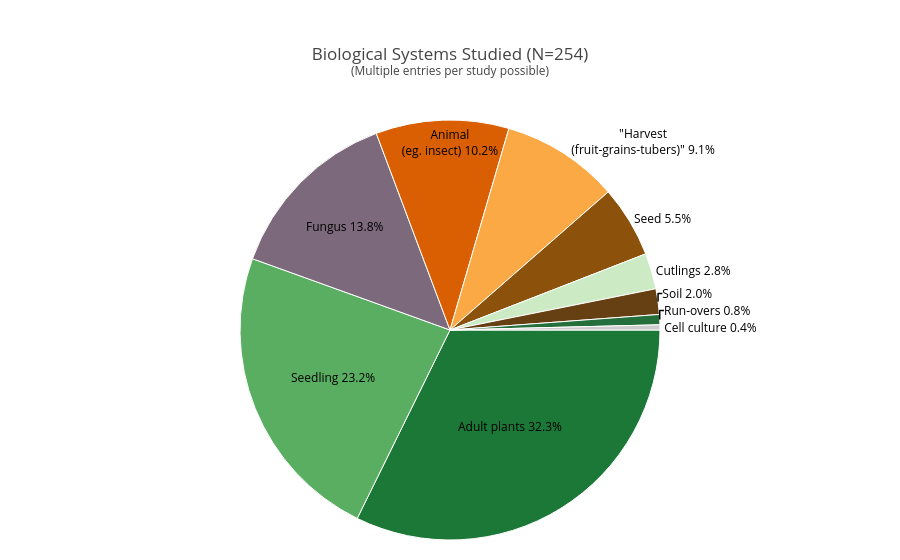

The code cell stored with this chart in its notebook:
### Markdown cell above
## Main Biological Systems

### Code cell
# Task: Create a pie chart like the "Country of corresponding author" chart for the column "Main biological system studied". Split multiple systems separated by commas and count each individually, except keep "Harvest (fruit, grains, tubers)" as a single, unsplit category.

# - Split comma-separated entries so each system is counted individually.
# - Preserve the phrase "Harvest (fruit, grains, tubers)" as one unit (do not split it).
# - Display a clean pie chart with percentages and a clear, informative title.

# 1) Warn about empty fields, then clean
for idx, row in df.iterrows():
    if pd.isna(row['Main biological system studied']) or str(row['Main biological system studied']).strip() == '':
        print(f"  RAWDATA CLEANUP NEEDED: Covidence #{row['Covidence #']} has empty biological system field")

bio_series = (
    df['Main biological system studied']
    .dropna()
    .astype(str)
    .str.strip()
    .replace({'N/A': 'Unknown'})
)

# 2) Protect the multi-word phrase so it doesn't get split by commas
protected_phrase = 'Harvest (fruit, grains, tubers)'
protected_placeholder = 'Harvest (fruit-grains-tubers)'  # temporary replacement (semicolons)

# Replace the protected phrase with a placeholder before splitting
bio_series = bio_series.str.replace(protected_phrase, protected_placeholder, regex=False)

# 3) Split by comma, explode into one value per row, and clean up
bio_exploded = (
    bio_series
    .str.split(',')  # split comma-separated values
    .explode()  # one value per row
    .astype(str)
    .str.strip()
)

# Restore the protected phrase and handle any remaining empties
bio_exploded = bio_exploded.replace({protected_placeholder: protected_phrase})
bio_exploded = bio_exploded[bio_exploded != '']

# 4) Aggregate counts and prepare labels/values
bio_counts = bio_exploded.value_counts()
bio_labels = bio_counts.index.tolist()
bio_values = bio_counts.values.tolist()

# 4b) Define intuitive colors matching labels
color_map = {
    'Adult plants': '#1b7837',  # dark green (mature plants)
    'Seedling': '#5aae61',  # medium green (young plants)
    'Seed': '#8c510a',  # brown (seeds)
    'Cutlings': '#ccebc5',  # pale green (cuttings)
    'Harvest (fruit, grains, tubers)': '#faa945',  # harvest -> golden/orange
    '"Harvest (fruit-grains-tubers)"': '#faa945',  # safeguard variant in data
    'Fungus': '#7c6a7c',  # purple (fungi)
    'Bacteria': '#2b8cbe',  # blue (bacteria)
    'Animal (eg. insect)': '#d95f02',  # orange (insects/animals)
    'Soil': '#664012',  # sark brown (soil)
    'Run-overs': '#246f3b',  # desaturated dark green (misc/other)
    'Unknown': '#bdbdbd'  # light gray (unknown)
}
bio_colors = [color_map.get(lbl, '#cccccc') for lbl in bio_labels]
bio_labels = [add_line_breaks_to_label(lbl, strategy='parentheses') for lbl in bio_labels]

# 5) Compute percentages and decide label placement (outside for small slices)
bio_total = int(sum(bio_values))
bio_percentages = [(v / bio_total) * 100 if bio_total else 0 for v in bio_values]
percentages_cutoff = 10
bio_text_positions = ['outside' if p < percentages_cutoff else 'inside' for p in bio_percentages]

# Create custom text with conditional formatting (inline for outside, two-line for inside)
bio_custom_text = []
for label, value in zip(bio_labels, bio_values):
    percent = (value / sum(bio_values)) * 100
    if percent < 10:  # Outside label - one line
        bio_custom_text.append(f'{label} {percent:.1f}%')
    else:  # Inside label - two lines
        bio_custom_text.append(f'{label} {percent:.1f}%')


# 6) Build the Plotly pie chart
bio_pie = go.Figure(
    data=[
        go.Pie(
            labels=bio_labels,
            values=bio_values,
            text=bio_custom_text,
            textinfo='text',
            textposition=bio_text_positions,  # inside for large slices, outside for small ones
            insidetextorientation='horizontal',
            sort=False,  # keep current order (by frequency)
            direction='clockwise',
            rotation=90,  # start at 12 o'clock
            marker=dict(colors=bio_colors, line=dict(color='white', width=1))
        )
    ]
)

bio_pie.update_traces(
     textfont=dict(size=12, color='black'),
     insidetextfont=dict(color='black'),
)
 

# 7) Style and title (include N and note multi-selection)
bio_pie.update_layout(
    title=f'Biological Systems Studied (N={bio_total})<br><sup>(Multiple entries per study possible)</sup>',
    showlegend=False,
    margin=dict(t=120, b=20, l=20, r=20)
)

# 8) Render and export
bio_pie.show()
bio_pie.write_image('main_bio_system_pie.png', width=800, height=600, scale=2)

### Figure 1 — Plotly figure (JSON) as saved in the notebook; plotly's stock layout.template omitted (floating-point values rounded to 4 significant figures)
{"data": [{"direction": "clockwise", "insidetextorientation": "horizontal", "labels": ["Adult plants", "Seedling", "Fungus", "Animal<br>(eg. insect)", "\"Harvest<br>(fruit-grains-tubers)\"", "Seed", "Cutlings", "Soil", "Run-overs", "Cell culture"], "marker": {"colors": ["#1b7837", "#5aae61", "#7c6a7c", "#d95f02", "#faa945", "#8c510a", "#ccebc5", "#664012", "#246f3b", "#cccccc"], "line": {"color": "white", "width": 1}}, "rotation": 90, "sort": false, "text": ["Adult plants 32.3%", "Seedling 23.2%", "Fungus 13.8%", "Animal<br>(eg. insect) 10.2%", "\"Harvest<br>(fruit-grains-tubers)\" 9.1%", "Seed 5.5%", "Cutlings 2.8%", "Soil 2.0%", "Run-overs 0.8%", "Cell culture 0.4%"], "textinfo": "text", "textposition": ["inside", "inside", "inside", "inside", "outside", "outside", "outside", "outside", "outside", "outside"], "values": [82, 59, 35, 26, 23, 14, 7, 5, 2, 1], "type": "pie", "textfont": {"color": "black", "size": 12}, "insidetextfont": {"color": "black"}}], "layout": {"margin": {"t": 120, "b": 20, "l": 20, "r": 20}, "title": {"text": "Biological Systems Studied (N=254)<br><sup>(Multiple entries per study possible)</sup>"}, "showlegend": false}}
